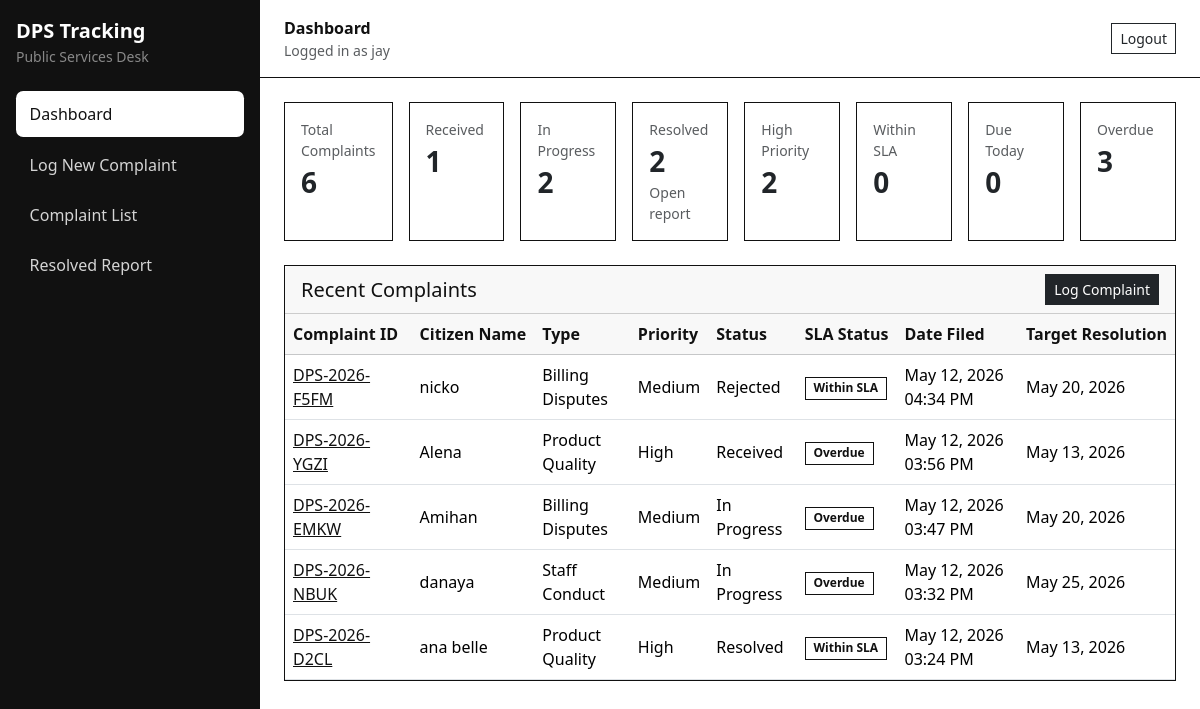
The app's page / (signed in) with its own data.
### complaints/models.py (models this page shows, shortened)
class Complaint(models.Model):
    class ComplaintType(models.TextChoices):
        PRODUCT_QUALITY = "Product Quality", "Product Quality"
        BILLING_DISPUTES = "Billing Disputes", "Billing Disputes"
        STAFF_CONDUCT = "Staff Conduct", "Staff Conduct"
    class Priority(models.TextChoices):
        LOW = "Low", "Low"
        MEDIUM = "Medium", "Medium"
        HIGH = "High", "High"
    complaint_id = models.CharField(max_length=20, unique=True, db_index=True, editable=False)
    citizen_name = models.CharField(max_length=150)
    citizen_contact = models.CharField(max_length=150)
    complaint_type = models.CharField(max_length=50, choices=ComplaintType.choices)
    location = models.CharField(max_length=255)
    description = models.TextField()
    status = models.ForeignKey(Status, on_delete=models.PROTECT, related_name="complaints")
    priority_assignment = models.CharField(max_length=10, choices=Priority.choices, default=Priority.LOW)
    target_resolution_date = models.DateField(blank=True, null=True)
    sla_days = models.PositiveSmallIntegerField(default=0)
    is_investigative = models.BooleanField(default=False)
    date_filed = models.DateTimeField(auto_now_add=True)  # Server timestamp when saved.
    updated_at = models.DateTimeField(auto_now=True)
    class Meta:
        ordering = ["-date_filed"]

class Status(models.Model):
    RECEIVED = "Received"
    IN_PROGRESS = "In Progress"
    RESOLVED = "Resolved"
    REJECTED = "Rejected"
    CHOICES = [
        (RECEIVED, RECEIVED),
        (IN_PROGRESS, IN_PROGRESS),
        (RESOLVED, RESOLVED),
        (REJECTED, REJECTED),
    ]
    status_id = models.AutoField(primary_key=True)
    status_name = models.CharField(max_length=20, unique=True, choices=CHOICES)
    class Meta:
        ordering = ["status_id"]
        verbose_name_plural = "Statuses"

### complaints/views.py (the view)
# urls.py: path("", views.dashboard, name="dashboard"),
@login_required
def dashboard(request):
    return render(request, "complaints/dashboard.html", get_dashboard_summary())

### complaints/services.py (called while the page is built)
def attach_sla_status(complaints):
    complaint_list = list(complaints)
    for complaint in complaint_list:
        complaint.sla_status = calculate_sla_status(complaint)
    return complaint_list

### templates/complaints/dashboard.html (shortened to what this page needs)
{% extends "base.html" %}
{% block page_heading %}Dashboard{% endblock %}
{% block content %}
<div class="row g-3 mb-4">
    <div class="col-md-6 col-xl">
        <div class="card stat-card h-100">
            <div class="card-body">
                <div class="text-muted small">Total Complaints</div>
                <div class="fs-3 fw-bold">{{ total_complaints }}</div>
            </div>
        </div>
    </div>
    <div class="col-md-6 col-xl">
        <div class="card stat-card h-100">
            <div class="card-body">
                <div class="text-muted small">Received</div>
                <div class="fs-3 fw-bold text-dark">{{ total_received }}</div>
            </div>
        </div>
    </div>
    <div class="col-md-6 col-xl">
        <div class="card stat-card h-100">
            <div class="card-body">
                <div class="text-muted small">In Progress</div>
                <div class="fs-3 fw-bold text-dark">{{ total_in_progress }}</div>
            </div>
        </div>
    </div>
    <div class="col-md-6 col-xl">
        <a href="{% url 'resolved_report' %}" class="text-decoration-none">
        <div class="card stat-card h-100">
            <div class="card-body">
                <div class="text-muted small">Resolved</div>
                <div class="fs-3 fw-bold text-dark">{{ total_resolved }}</div>
                <div class="small text-muted">Open report</div>
            </div>
        </div>
        </a>
    </div>
    <div class="col-md-6 col-xl">
        <div class="card stat-card h-100">
            <div class="card-body">
                <div class="text-muted small">High Priority</div>
                <div class="fs-3 fw-bold text-dark">{{ high_priority_count }}</div>
            </div>
        </div>
    </div>
    <div class="col-md-6 col-xl">
        <div class="card stat-card h-100">
            <div class="card-body">
                <div class="text-muted small">Within SLA</div>
                <div class="fs-3 fw-bold text-dark">{{ within_sla_count }}</div>
            </div>
        </div>
    </div>
    <div class="col-md-6 col-xl">
        <div class="card stat-card h-100">
            <div class="card-body">
                <div class="text-muted small">Due Today</div>
                <div class="fs-3 fw-bold text-dark">{{ due_today_count }}</div>
            </div>
        </div>
    </div>
    <div class="col-md-6 col-xl">
        <div class="card stat-card h-100">
            <div class="card-body">
                <div class="text-muted small">Overdue</div>
                <div class="fs-3 fw-bold text-dark">{{ overdue_count }}</div>
            </div>
        </div>
    </div>
</div>
<div class="card page-card">
    <div class="card-header bg-white d-flex justify-content-between align-items-center">
        <h2 class="h5 mb-0">Recent Complaints</h2>
        <a href="{% url 'complaint_create' %}" class="btn btn-dark btn-sm">Log Complaint</a>
    </div>
    <div class="table-responsive">
        <table class="table table-hover align-middle mb-0">
            <thead class="table-light">
                <tr>
                    <th>Complaint ID</th>
                    <th>Citizen Name</th>
                    <th>Type</th>
                    <th>Priority</th>
                    <th>Status</th>
                    <th>SLA Status</th>
                    <th>Date Filed</th>
                    <th>Target Resolution</th>
                </tr>
            </thead>
            <tbody>
                {% for complaint in recent_complaints %}
                    <tr>
                        <td><a href="{% url 'complaint_detail' complaint.complaint_id %}">{{ complaint.complaint_id }}</a></td>
                        <td>{{ complaint.citizen_name }}</td>
                        <td>{{ complaint.complaint_type }}</td>
                        <td>{{ complaint.priority_assignment }}</td>
                        <td>{{ complaint.status.status_name }}</td>
                        <td><span class="badge">{{ complaint.sla_status }}</span></td>
                        <td>{{ complaint.date_filed|date:"M d, Y h:i A" }}</td>
                        <td>{{ complaint.target_resolution_date|date:"M d, Y"|default:"-" }}</td>
                    </tr>
                {% empty %}
                    <tr>
                        <td colspan="8" class="text-center text-muted py-4">No complaints have been logged yet.</td>
                    </tr>
                {% endfor %}
            </tbody>
        </table>
    </div>
</div>
{% endblock %}

### templates/base.html (shortened to what this page needs)
<!doctype html>
<html lang="en">
<head>
    <link href="https://cdn.jsdelivr.net/npm/bootstrap@5.3.3/dist/css/bootstrap.min.css" rel="stylesheet">
</head>
<body>
    <div class="app-shell">
        <aside class="sidebar p-3">
            <div class="mb-4">
                <div class="fw-bold fs-5">DPS Tracking</div>
                <div class="small text-white-50">Public Services Desk</div>
            </div>
            {% with current=request.resolver_match.url_name %}
            <nav class="nav flex-column">
                <a class="nav-link {% if current == 'dashboard' %}active{% endif %}" href="{% url 'dashboard' %}">Dashboard</a>
                <a class="nav-link {% if current == 'complaint_create' %}active{% endif %}" href="{% url 'complaint_create' %}">Log New Complaint</a>
                <a class="nav-link {% if current == 'complaint_list' or current == 'complaint_detail' %}active{% endif %}" href="{% url 'complaint_list' %}">Complaint List</a>
                <a class="nav-link {% if current == 'resolved_report' %}active{% endif %}" href="{% url 'resolved_report' %}">Resolved Report</a>
            </nav>
            {% endwith %}
        </aside>
        <main class="content">
            <div class="topbar px-4 py-3 d-flex justify-content-between align-items-center">
                <div>
                    <div class="fw-semibold">{% block page_heading %}Complaint Tracking System{% endblock %}</div>
                    <div class="small text-muted">Logged in as {{ request.user.username }}</div>
                </div>
                <form method="post" action="{% url 'logout' %}">
                    <button type="submit" class="btn btn-outline-dark btn-sm">Logout</button>
                </form>
            </div>
            <div class="p-4">
                {% block content %}{% endblock %}
            </div>
        </main>
    </div>
</body>
</html>

### templates/base.html (style rules this page uses)
body { background: #fff; color: #111; }
.app-shell { min-height: 100vh; display: flex; }
.sidebar { width: 260px; background: #111; color: #fff; flex-shrink: 0; }
.sidebar a { color: rgba(255, 255, 255, .82); text-decoration: none; }
.sidebar .nav-link { border-radius: .45rem; padding: .7rem .85rem; margin-bottom: .25rem; }
.sidebar .nav-link:hover, .sidebar .nav-link.active { background: #fff; color: #111; }
.content { flex: 1; min-width: 0; }
.content a:not(.btn) { color: #111; }
.topbar { background: #fff; border-bottom: 1px solid #111; }
.page-card, .stat-card { border: 1px solid #111; border-radius: 0; box-shadow: none; }
.card-header, .table-light th { background: #f8f8f8 !important; color: #111; }
.btn, .form-control, .form-select { border-radius: 0; }
.badge { background: #fff !important; color: #111 !important; border: 1px solid #111; border-radius: 0; }
.table th { white-space: nowrap; }

### records on screen
Complaint: complaint_id "DPS-2026-F5FM", citizen_name "nicko", complaint_type "Billing Disputes", priority_assignment "Medium", status.status_name "Rejected", sla_status "Within SLA", date_filed "May 12, 2026 04:34 PM", target_resolution_date "May 20, 2026"
Complaint: complaint_id "DPS-2026-YGZI", citizen_name "Alena", complaint_type "Product Quality", priority_assignment "High", status.status_name "Received", sla_status "Overdue", date_filed "May 12, 2026 03:56 PM", target_resolution_date "May 13, 2026"
Complaint: complaint_id "DPS-2026-EMKW", citizen_name "Amihan", complaint_type "Billing Disputes", priority_assignment "Medium", status.status_name "In Progress", sla_status "Overdue", date_filed "May 12, 2026 03:47 PM", target_resolution_date "May 20, 2026"
Complaint: complaint_id "DPS-2026-NBUK", citizen_name "danaya", complaint_type "Staff Conduct", priority_assignment "Medium", status.status_name "In Progress", sla_status "Overdue", date_filed "May 12, 2026 03:32 PM", target_resolution_date "May 25, 2026"
Complaint: complaint_id "DPS-2026-D2CL", citizen_name "ana belle", complaint_type "Product Quality", priority_assignment "High", status.status_name "Resolved", sla_status "Within SLA", date_filed "May 12, 2026 03:24 PM", target_resolution_date "May 13, 2026"

### other values on screen
{{ request.user.username }} "jay"
{{ total_complaints }} "6"
{{ total_received }} "1"
{{ total_in_progress }} "2"
{{ total_resolved }} "2"
{{ high_priority_count }} "2"
{{ within_sla_count }} "0"
{{ due_today_count }} "0"
{{ overdue_count }} "3"
